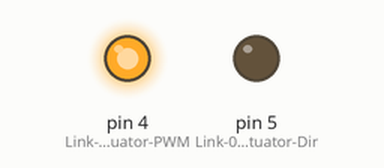
Bench run of a sketch on a simulated Arduino Uno, built with avr-gcc and run on an emulated ATmega328P. Shown: output pins drawn as LEDs (lit = HIGH).

Above: at 0.1 s.
Timing chart, 0 to 1.6 s (numbered marks = the images above):
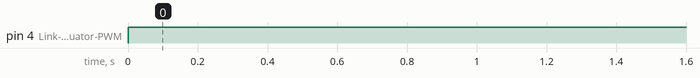

Measured:
- by itself, pin 4 (Link-01_Actuator-PWM): LOW → HIGH at 0.00 s

The sketch:

esp_test.ino
```cpp
int m1dir = 5;
int m1pwm = 4;

void setup() {
  // put your setup code here, to run once:
  pinMode(5, OUTPUT);//Link-01 Actuator-Dir
  pinMode(4,OUTPUT);//Link-01 Actuator-PWM
}

void loop() {
  // put your main code here, to run repeatedly:
 digitalWrite(5,LOW);
 digitalWrite(4,HIGH);
}
```
